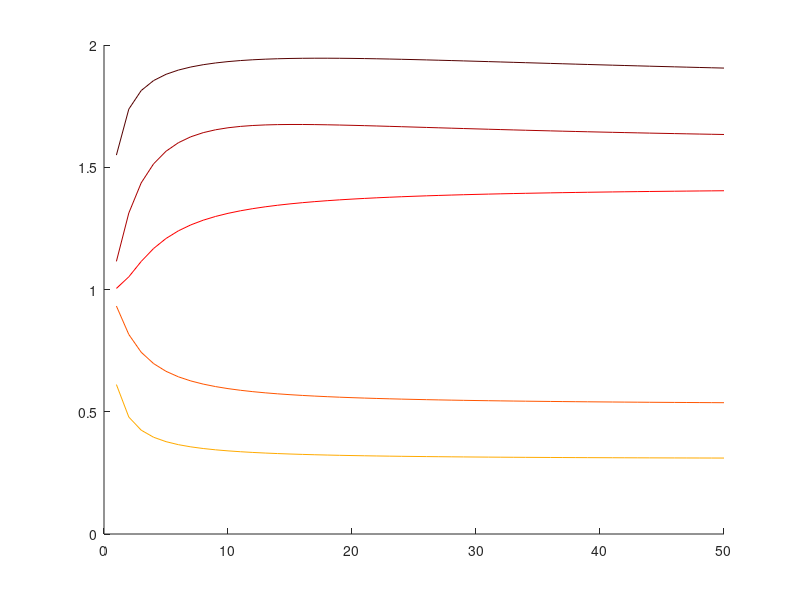

Recreate this plot in MATLAB.
% creates the ground truth of freq vs ppr for short term synaptic
% plasticity
% assumed that there is a long interaval between the two spikes
clc;clear all;close all
par = [ 1.7 .02 .7  .05;
    .5  .05 .5  .05;
    .2  .2  .25 .3;
    .05 .5  .15 .15;
    .02 1.7 .1  .11];
C=colormap(hot(10));
for j=1:5
    for freq=1:50

    PSP=[];
    cArray = num2cell(par(j,:));
    [D,F,U,f] = deal(cArray{:});
    dt=1/freq;
    spk = [0 20 20+dt];
    R(1) = 1;
    u(1) = U;
    for i = 1:2
        R(i+1) = 1 - ( 1 - R(i) * (1-u(i)) ) * exp(- (spk(i+1)-spk(i)) / D ) ;
        u(i+1) = U + ( u(i) + f * ( 1 - u(i)) - U  )* exp(- (spk(i+1)-spk(i)) / F ) ;
        PSP(i+1) = R(i+1) * u(i+1) ;
    end
    ppr(freq)=PSP(end)/PSP(end-1);
    end
    hold on
    plot(ppr,'Color',C(6-j,:))
end
